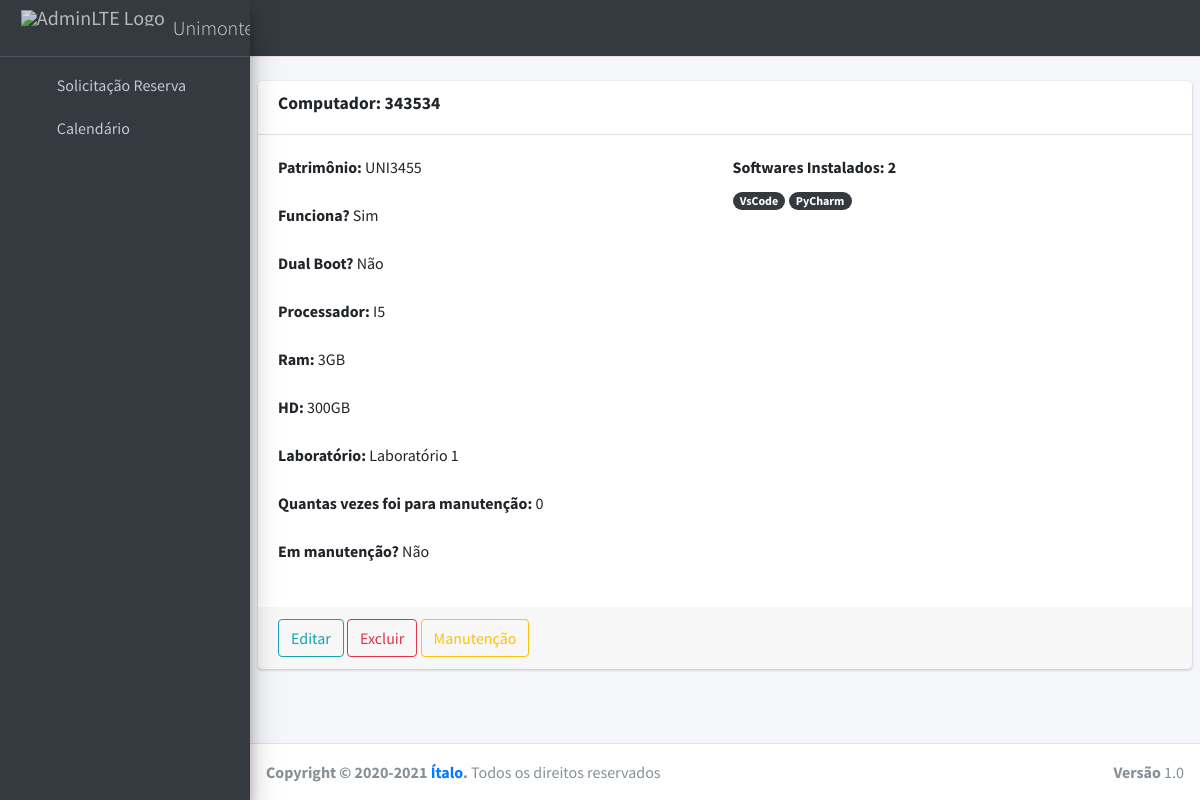
The app's page /panel/computador/343534 with its own data.
### core/models.py (models this page shows, shortened)
class Computador(models.Model):
    RAM_CHOICES = [
        ('1GB', '1GB'),
        ('2GB', '2GB'),
        ('3GB', '3GB'),
        ('4GB', '4GB'),
    ]
    HD_CHOICES = [
        ('100GB', '100GB'),
        ('200GB', '200GB'),
        ('300GB', '300GB'),
        ('400GB', '400GB'),
        ('500GB', '500GB'),
    ]
    PROCESSADOR_CHOICES = [
        ('I2', 'Intel Core 2 Duo'),
        ('I3', 'Intel I3'),
        ('I5', 'Intel I5'),
        ('IP', 'Intel Pentium Dual Core'),
    ]
    codigo = models.IntegerField(primary_key=True)
    patrimonio = models.CharField(max_length=15, unique=True)
    dual_boot = models.BooleanField(default=False)
    funciona = models.BooleanField(default=True)
    processador = models.CharField(choices=PROCESSADOR_CHOICES, max_length=2, default='I2')
    hd = models.CharField(choices=HD_CHOICES, max_length=5, default='100GB')
    ram = models.CharField(choices=RAM_CHOICES, max_length=3, default='1GB')
    laboratorio = models.ForeignKey(Laboratorio, on_delete=models.SET_NULL, null=True)
    software = models.ManyToManyField(Software)
    qnt_manutencao = models.IntegerField(default=0)
    em_manutencao = models.BooleanField(default=False)

class Laboratorio(models.Model):
    id = models.UUIDField(primary_key=True, default=uuid.uuid4, editable=False)
    name = models.CharField(max_length=45, unique=True)
    qnt_computador = models.IntegerField(blank=True)
    def __str__(self):
        return self.name

class Software(models.Model):
    TIPO_CHOICES = [
        ('SL', 'Software Livre'),
        ('SP', 'Software Licenciado'),
    ]
    id = models.UUIDField(primary_key=True, default=uuid.uuid4, editable=False)
    name = models.CharField(max_length=100, unique=True)
    versao = models.CharField(max_length=15)
    tipo = models.CharField(choices=TIPO_CHOICES, max_length=2, default='SL')
    descricao = models.TextField()
    def __str__(self):
        return self.name

### core/views.py (the view)
# urls.py: path('panel/computador/<int:pk>', DetailComputadorView.as_view(), name='computador-detail'),
class DetailComputadorView(DetailView):
    model = Computador
    template_name = 'panel/computador/detail.html'
    context_object_name = 'computador'

### core/templates/panel/computador/detail.html (shortened to what this page needs)
{% extends 'layouts/base.html' %}
{% load static %}
{% block layouts %}
    {% include 'layouts/navbar.html' %}
    {% include 'layouts/sidebar.html' %}
{% endblock %}
{% block content %}
{% load widget_tweaks %}
 <div class="content-wrapper">
    <br>
    <section class="content">
      <div class="card">
        <div class="card-header">
          <h3 class="card-title"><label> Computador: {{ computador.codigo }} </label></h3>
        </div>
        <div class="card-body">
          <div class="row">
            <div class="col-md-6">
              <p> <label>Patrimônio:</label> {{computador.patrimonio }}</p>
              {% if computador.funciona %}
                <p><label>Funciona?</label> Sim</p>
              {% else %}
                <p><label>Funciona?</label> Não</p>
              {% endif %}
              {% if computador.dual_boot %}
                <p> <label>Dual Boot?</label> Sim</p>
              {% else %}
                <p> <label>Dual Boot?</label> Não</p>
              {% endif %}
              <p> <label>Processador:</label> {{computador.processador }}</p>
              <p> <label>Ram:</label> {{computador.ram }}</p>
              <p> <label>HD:</label> {{computador.hd }}</p>
              <p> <label>Laboratório:</label> {{computador.laboratorio }}</p>
              <p> <label>Quantas vezes foi para manutenção:</label> {{computador.qnt_manutencao }}</p>
              {% if computador.em_manutencao %}
                <p> <label>Em manutenção?</label> Sim</p>
              {% else %}
                <p> <label>Em manutenção?</label> Não</p>
              {% endif %}
            </div>
            <div class="col-md-6">
              <label>Softwares Instalados: {{ computador.software.all.count }}</label><br>
              {% for s in computador.software.all %}
                <span class="badge badge-pill badge-dark">{{ s }}</span>
              {% endfor %}
            </div>
          </div>
        </div>
        <div class="card-footer">
            <a href="{% url 'computador-update' computador.pk %}" class="btn btn-outline-info">Editar</a>
            <a href="" class="btn btn-outline-danger" data-toggle="modal" data-target="#modalDelete">Excluir</a>
            <a href="" class="btn btn-outline-warning" data-toggle="modal" data-target="#modalManutencao">Manutenção</a>
        </div>
      </div>
    </section>
  </div>
{% endblock %}
{% block footer %}
    {% include 'layouts/footer.html' %}
{% endblock %}

### records on screen
Computador: codigo "343534", patrimonio "UNI3455", processador "I5", ram "3GB", hd "300GB", laboratorio "Laboratório 1", qnt_manutencao "0", software.all.count "2"
Software: name "VsCode"
Software: name "PyCharm"
